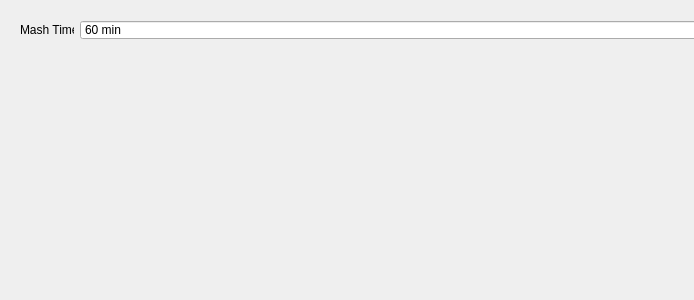
<?xml version="1.0" encoding="UTF-8"?>
<ui version="4.0">
 <class>TabMash</class>
 <widget class="QWidget" name="TabMash">
  <property name="geometry">
   <rect>
    <x>0</x>
    <y>0</y>
    <width>694</width>
    <height>300</height>
   </rect>
  </property>
  <property name="windowTitle">
   <string>Form</string>
  </property>
  <widget class="QSpinBox" name="time_mash">
   <property name="geometry">
    <rect>
     <x>80</x>
     <y>20</y>
     <width>656</width>
     <height>20</height>
    </rect>
   </property>
   <property name="suffix">
    <string> min</string>
   </property>
   <property name="maximum">
    <number>240</number>
   </property>
   <property name="value">
    <number>60</number>
   </property>
  </widget>
  <widget class="QLabel" name="lbl_mash_time">
   <property name="geometry">
    <rect>
     <x>20</x>
     <y>20</y>
     <width>54</width>
     <height>20</height>
    </rect>
   </property>
   <property name="text">
    <string>Mash Time:</string>
   </property>
  </widget>
 </widget>
 <resources/>
 <connections/>
</ui>
